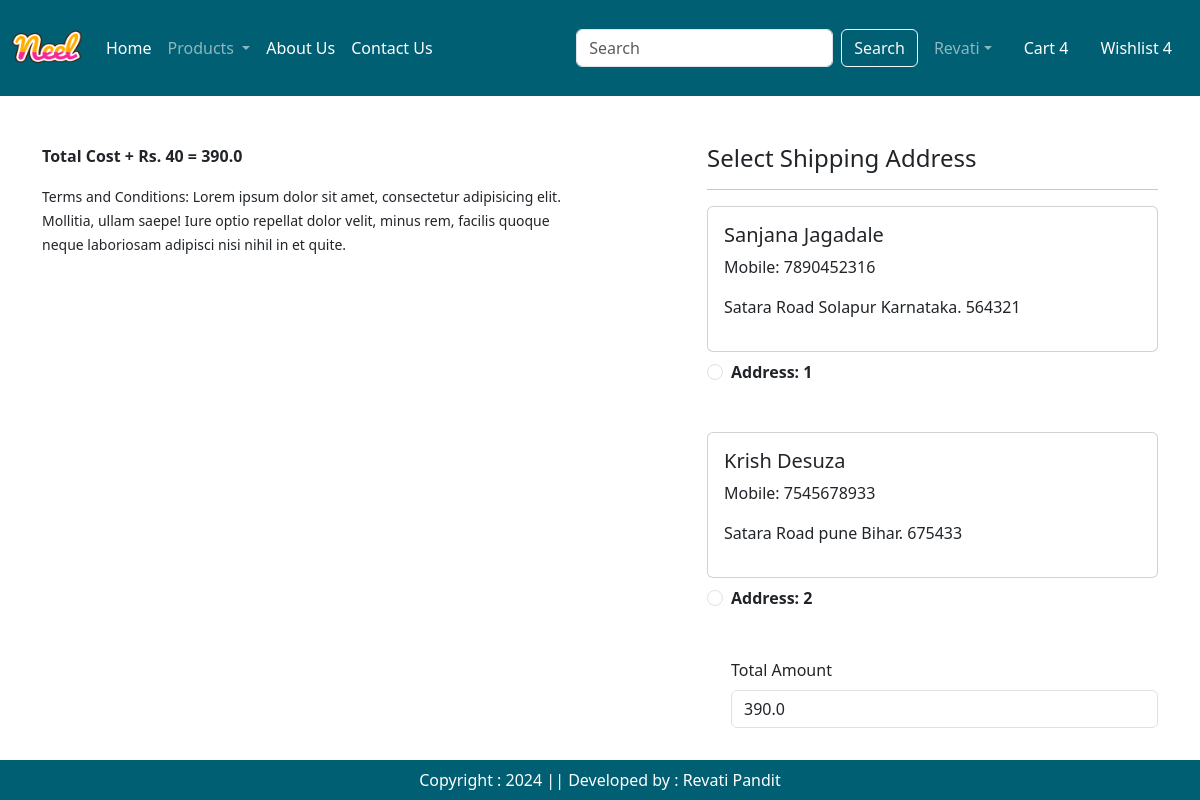
Screenshot of /checkout/ (signed in) with the database file from the repository.
### app/models.py (models this page shows, shortened)
class Customer(models.Model):
    user = models.ForeignKey(User,on_delete=models.CASCADE)
    name = models.CharField(max_length=200)
    locality = models.CharField(max_length=200)
    city = models.CharField(max_length=50)
    mobile = models.IntegerField(default=0)
    zipcode = models.IntegerField()
    state = models.CharField(choices=STATE_CHOICES,max_length=100)

### app/views.py (the view)
# urls.py: path('checkout/', views.checkout.as_view(), name='checkout'),
class checkout(View):
    def get(self,request):
        user=request.user
        add=Customer.objects.filter(user=user)
        cart_items=Cart.objects.filter(user=user)
        famount = 0
        for p in cart_items:
            value = p.quantity * p.product.discounted_price
            famount = famount + value
        totalamount = famount + 40
        return render(request, 'app/checkout.html',locals())

### app/templates/app/checkout.html (shortened to what this page needs)
{% extends 'app/base.html' %}
{% load static %}
{% block main-content %}
<div class="container">
    <div class="row mt-5">
        <div class="col-sm-6">
            <p class="fw-bold">Total Cost + Rs. 40 = {{ totalamount }}</p>
            <small>Terms and Conditions: Lorem ipsum dolor sit amet, consectetur adipisicing elit. Mollitia, ullam saepe! Iure optio repellat dolor velit, minus rem, facilis quoque neque laboriosam adipisci nisi nihil in et quite.</small>
        </div>
        <div class="col-sm-5 ms-auto">
            <h4>Select Shipping Address</h4>
            <hr>
            <form method="post" id="address-form">
                {% for ad in add %}
                <div class="card mb-2">
                    <div class="card-body">
                        <h5>{{ ad.name }}</h5>
                        <p>Mobile: {{ ad.mobile }}</p>
                        <p>{{ ad.locality }} {{ ad.city }} {{ ad.state }}. {{ ad.zipcode }}</p>
                    </div>
                </div>
                <div class="form-check mt-2 mb-5">
                    <input class="form-check-input" type="radio" name="custid" id="custadd{{ forloop.counter }}" value="{{ ad.id }}">
                    <label class="form-check-label fw-bold" for="custadd{{ forloop.counter }}">
                        Address: {{ forloop.counter }}</label>
                </div>
                {% endfor %}
                <div class="form-check mb-3">
                    <label for="totalamount" class="form-label">Total Amount</label>
                    <input type="number" class="form-control" name="totalamount" value="{{ totalamount }}" readonly>
                </div>
                <div class="text-end">
                    <a href="{% url 'payment_page' %}" class="btn btn-warning mt-3 fw-bold">Payment</a>
                </div>
            </form>
        </div>
    </div>
</div>
{% endblock main-content %}

### rows the page displays
Customer: name "Sanjana Jagadale", mobile "7890452316", locality "Satara Road", city "Solapur", state "Karnataka", zipcode "564321"
Customer: name "Krish Desuza", mobile "7545678933", locality "Satara Road", city "pune", state "Bihar", zipcode "675433"

### other values shown
{{ totalamount }} "390.0"
